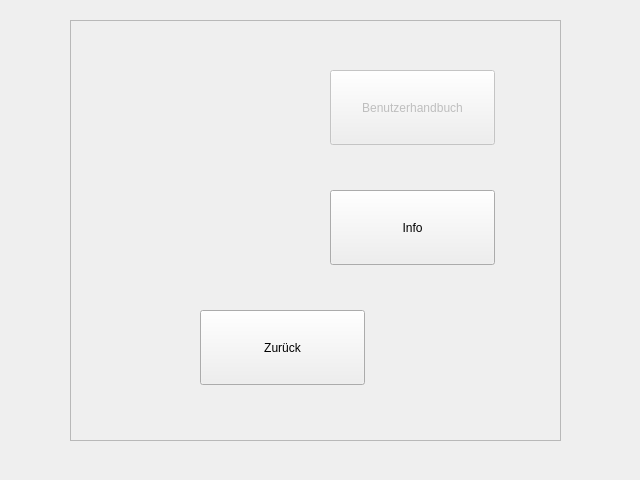
<?xml version="1.0" encoding="UTF-8"?>
<ui version="4.0">
 <class>optionen</class>
 <widget class="QDialog" name="optionen">
  <property name="geometry">
   <rect>
    <x>0</x>
    <y>0</y>
    <width>640</width>
    <height>480</height>
   </rect>
  </property>
  <property name="windowTitle">
   <string>Dialog</string>
  </property>
  <widget class="QFrame" name="frame">
   <property name="geometry">
    <rect>
     <x>70</x>
     <y>20</y>
     <width>491</width>
     <height>421</height>
    </rect>
   </property>
   <property name="frameShape">
    <enum>QFrame::StyledPanel</enum>
   </property>
   <property name="frameShadow">
    <enum>QFrame::Raised</enum>
   </property>
   <widget class="QPushButton" name="b_buch">
    <property name="enabled">
     <bool>false</bool>
    </property>
    <property name="geometry">
     <rect>
      <x>260</x>
      <y>50</y>
      <width>165</width>
      <height>75</height>
     </rect>
    </property>
    <property name="text">
     <string>Benutzerhandbuch</string>
    </property>
   </widget>
   <widget class="QPushButton" name="b_info">
    <property name="geometry">
     <rect>
      <x>260</x>
      <y>170</y>
      <width>165</width>
      <height>75</height>
     </rect>
    </property>
    <property name="text">
     <string>Info</string>
    </property>
   </widget>
   <widget class="QPushButton" name="b_back">
    <property name="geometry">
     <rect>
      <x>130</x>
      <y>290</y>
      <width>165</width>
      <height>75</height>
     </rect>
    </property>
    <property name="text">
     <string>Zurück</string>
    </property>
   </widget>
  </widget>
 </widget>
 <resources/>
 <connections/>
</ui>
